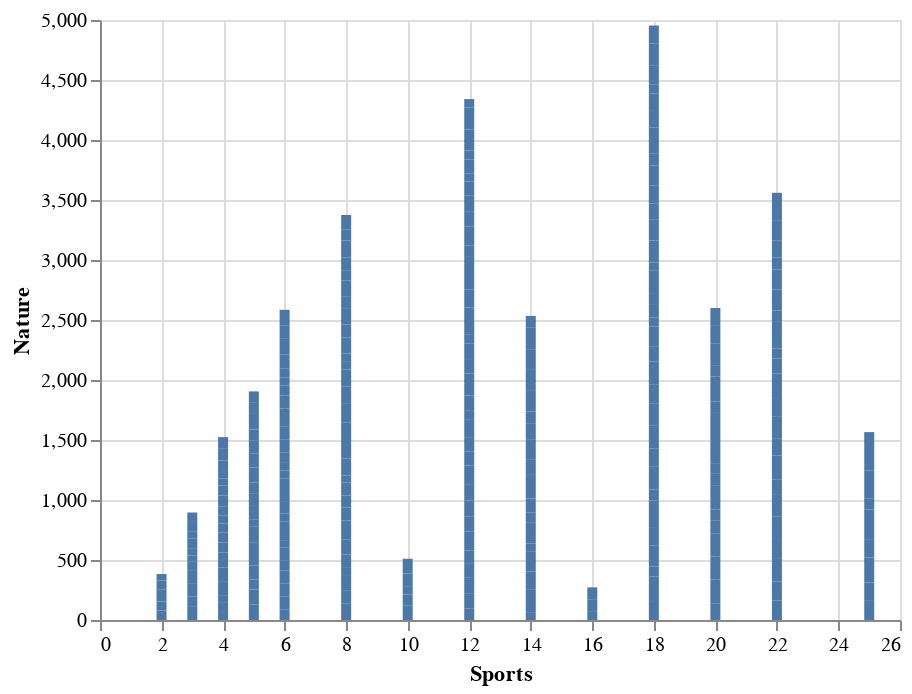

The cell this chart's notebook holds for it:
### Code cell
dashboard2 = alt.Chart(holiday).mark_bar().encode(
    x = 'Sports', 
    y = 'Nature'
)
dashboard2

### Figure 1 — Vega-Lite specification as saved in the notebook (floating-point values rounded to 4 significant figures; data arrays with more than 128 entries replaced by an {"elided": "..."} marker saying what was removed)
{"config": {"view": {"continuousWidth": 400, "continuousHeight": 300}}, "data": {"name": "data-67ea7bdb3b16b11b383ac364ea6cedd5"}, "mark": "bar", "encoding": {"x": {"type": "quantitative", "field": "Sports"}, "y": {"type": "quantitative", "field": "Nature"}}, "$schema": "https://vega.github.io/schema/vega-lite/v4.8.1.json", "datasets": {"data-67ea7bdb3b16b11b383ac364ea6cedd5": {"elided": "249 records"}}}
